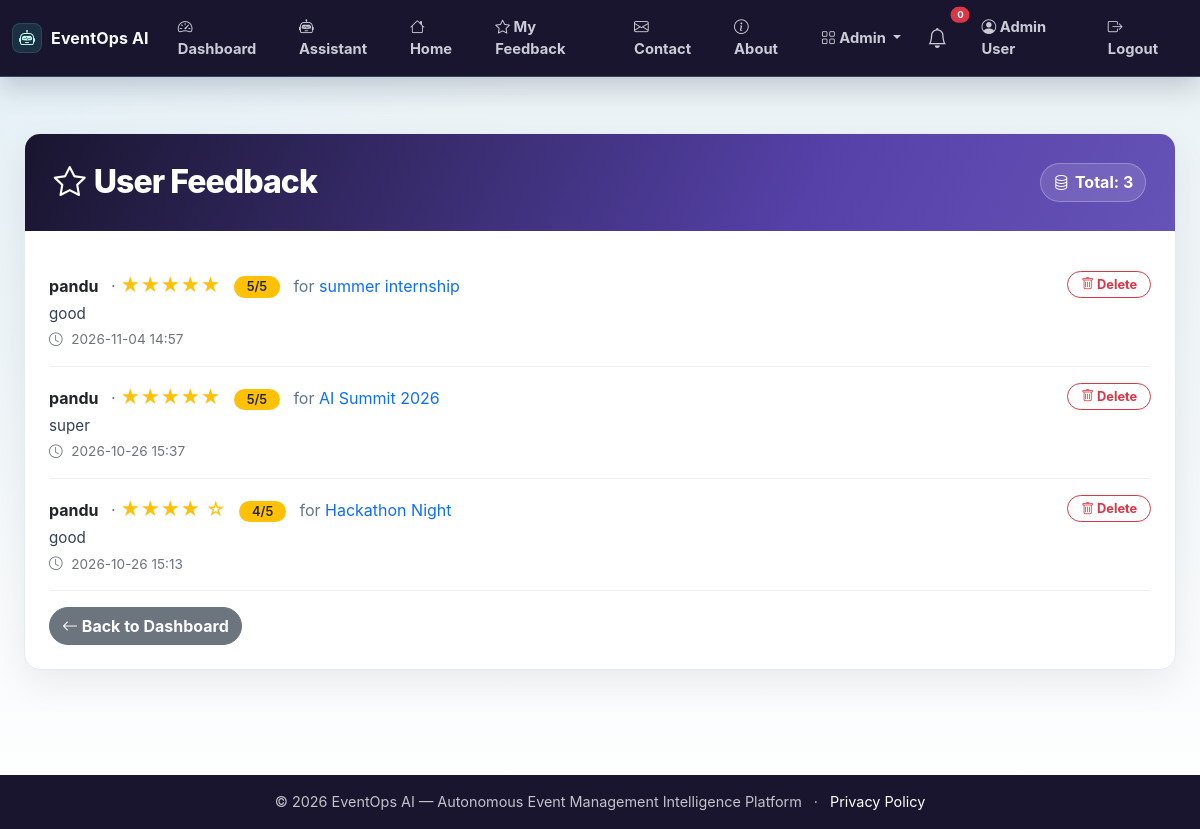
/admin/feedback (signed in), run on an earlier commit of the app's database.
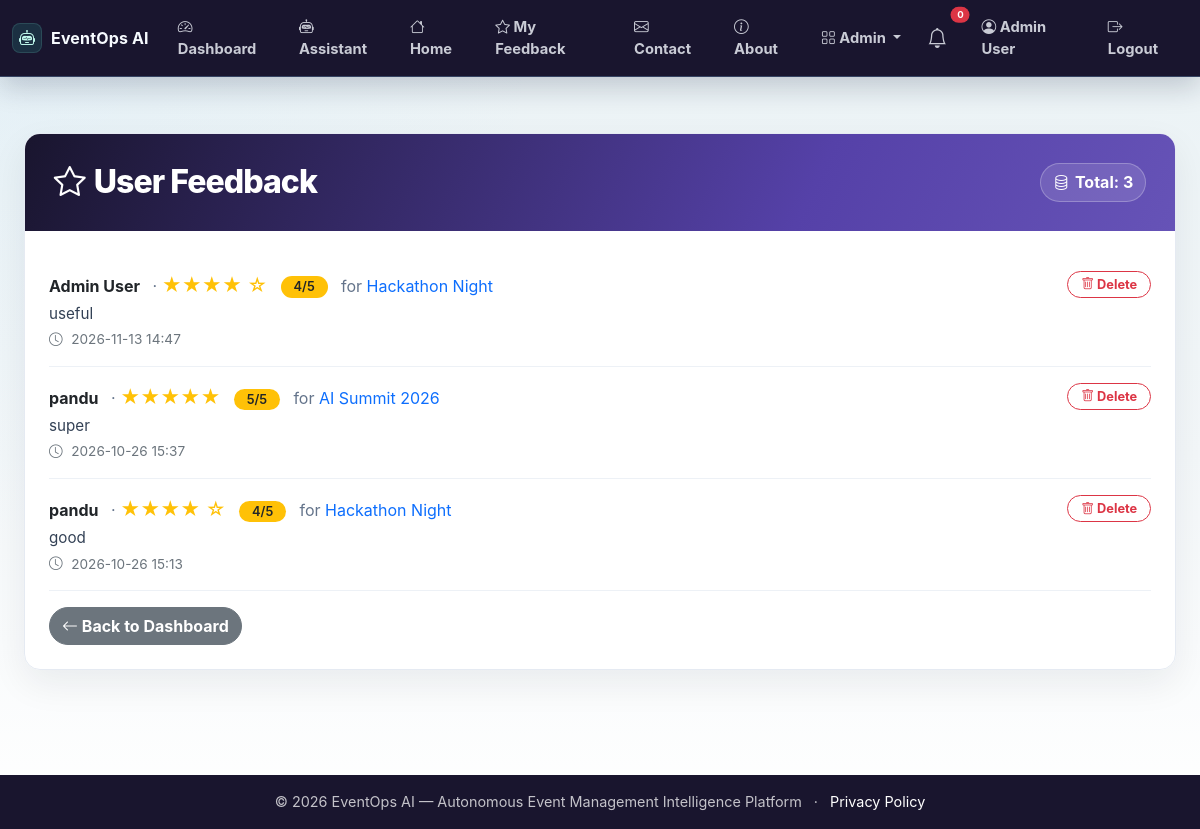
And on a later commit of the database.
### app.py (models this page shows, shortened)
class Feedback(db.Model):
    __tablename__ = 'feedback'
    __table_args__ = {'extend_existing': True}
    id = db.Column(db.Integer, primary_key=True)
    user_id = db.Column(db.Integer, db.ForeignKey('user.id'), nullable=False)
    event_id = db.Column(db.Integer, db.ForeignKey('event.id'), nullable=False)
    rating = db.Column(db.Integer, nullable=False)
    comment = db.Column(db.Text)
    created_at = db.Column(db.DateTime, default=lambda: datetime.now(timezone.utc))
    user = db.relationship('User', backref='feedbacks')
    event = db.relationship('Event', backref='feedbacks')

class User(UserMixin, db.Model):
    id = db.Column(db.Integer, primary_key=True)
    name = db.Column(db.String(100), nullable=False)
    email = db.Column(db.String(100), unique=True, nullable=False)
    password_hash = db.Column(db.String(200), nullable=False)
    role = db.Column(db.String(20), default='user')
    created_at = db.Column(db.DateTime, default=lambda: datetime.now(timezone.utc))

class Event(db.Model):
    id = db.Column(db.Integer, primary_key=True)
    title = db.Column(db.String(200), nullable=False)
    description = db.Column(db.Text)
    date = db.Column(db.String(50))
    time = db.Column(db.String(50))
    location = db.Column(db.String(200))
    capacity = db.Column(db.Integer)
    status = db.Column(db.String(20), default='upcoming')
    created_at = db.Column(db.DateTime, default=lambda: datetime.now(timezone.utc))

### app.py (the view)
@app.route('/admin/feedback')
@login_required
def admin_feedback():
    if current_user.role != 'admin':
        abort(403)
    feedbacks = Feedback.query.order_by(Feedback.created_at.desc()).all()
    return render_template('admin_feedback.html', feedbacks=feedbacks)

### app.py (called while the page is built)
@app.context_processor
def inject_unread_notification_count():
    if current_user.is_authenticated:
        count = Notification.query.filter_by(user_id=current_user.id, read=False).count()
    else:
        count = 0
    return {'unread_notification_count': count}

@login_manager.user_loader
def load_user(user_id):
    return User.query.get(int(user_id))

### templates/admin_feedback.html (shortened to what this page needs)
{% extends "base.html" %}
{% block content %}
<div class="admin-wrapper">
    <div class="container-fluid">
        <div class="card admin-card">
            <div class="card-header d-flex flex-wrap justify-content-between align-items-center">
                <h2 class="mb-0"><i class="bi bi-star me-2"></i>User Feedback</h2>
                <span class="total-badge"><i class="bi bi-database"></i> Total: {{ feedbacks|length }}</span>
            </div>
            <div class="card-body">
                {% if feedbacks %}
                    {% for fb in feedbacks %}
                    <div class="feedback-item">
                        <div style="flex:1;">
                            <div>
                                <strong>{{ fb.user.name }}</strong>
                                <span class="text-muted ms-2">·</span>
                                <span class="feedback-rating">
                                    {% for i in range(fb.rating) %}★{% endfor %}
                                    {% for i in range(5 - fb.rating) %}☆{% endfor %}
                                    <span class="rating-badge ms-2">{{ fb.rating }}/5</span>
                                </span>
                                <span class="text-muted ms-2">for <a href="{{ url_for('event_detail', event_id=fb.event_id) }}">{{ fb.event.title }}</a></span>
                            </div>
                            <div class="feedback-comment">{{ fb.comment or 'No comment provided.' }}</div>
                            <div class="feedback-meta mt-1">
                                <i class="bi bi-clock"></i> {{ fb.created_at.strftime('%Y-%m-%d %H:%M') }}
                            </div>
                        </div>
                        <div>
                            <a href="{{ url_for('admin_feedback_delete', feedback_id=fb.id) }}" class="btn btn-outline-danger btn-delete" onclick="return confirm('Delete this feedback?')">
                                <i class="bi bi-trash"></i> Delete
                            </a>
                        </div>
                    </div>
                    {% endfor %}
                {% else %}
                    <div class="empty-state">
                        <i class="bi bi-star"></i>
                        <h5>No Feedback Yet</h5>
                        <p>No user feedback has been submitted.</p>
                    </div>
                {% endif %}
                <div class="mt-3">
                    <a href="{{ url_for('dashboard') }}" class="btn btn-secondary">
                        <i class="bi bi-arrow-left"></i> Back to Dashboard
                    </a>
                </div>
            </div>
        </div>
    </div>
</div>
{% endblock %}

What changed in the data, as far as the page shows it:
removed Feedback: user.name "pandu", rating "5", event "summer internship", comment "good", created_at "2026-11-04 14:57"
added Feedback: user.name "Admin User", rating "4", event "Hackathon Night", comment "useful", created_at "2026-11-13 14:47"
